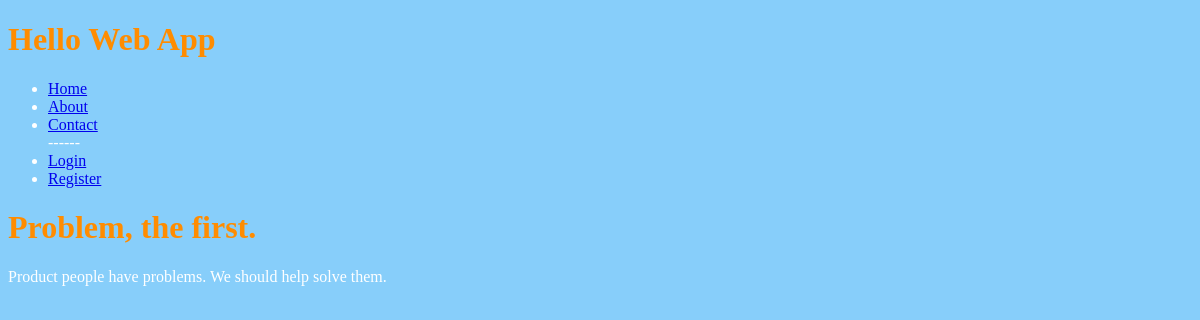
/problems/problem-first/, run on an earlier commit of the app's database.
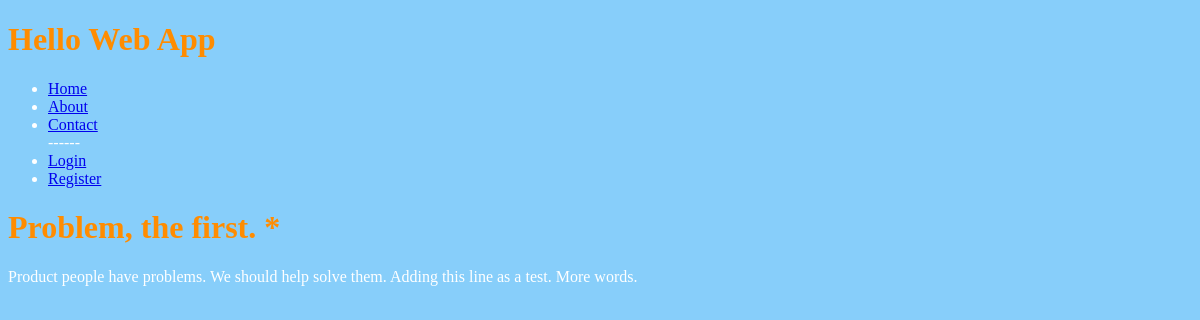
And on a later commit of the database.
### collection/models.py (models this page shows)
class Problem(models.Model):
	name = models.CharField(max_length=255)
	description = models.TextField()
	slug = models.SlugField(unique=True)
	user = models.OneToOneField(User, blank=True, null=True)

### collection/views.py (the view)
# urls.py: url(r'^problems/(?P<slug>[-\w]+)/$', views.problem_detail, name='problem_detail'),
def problem_detail(request, slug):
	problem = Problem.objects.get(slug=slug)
	return render(request, 'problems/problem_detail.html',{
		'problem': problem,
		})

### collection/templates/problems/problem_detail.html (shortened to what this page needs)
{% extends 'base.html' %}
{% block content %}
		<h1>{{ problem.name }}</h1>
		<p>{{ problem.description }}</p>
{% endblock content %}

What changed in the data, as far as the page shows it:
changed Problem: name "Problem, the first." → "Problem, the first. *"; description "Product people have problems. We should help solve them." → "Product people have problems. We should help solve them. Adding this line as a test. More words."
